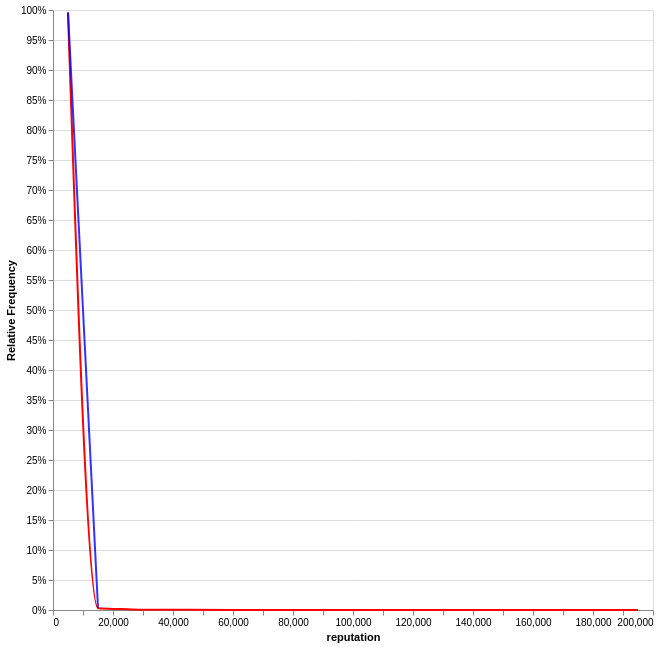

This figure's Vega-Lite source:
### Vega-Lite specification from a JSON file in a GitHub repository (floating-point values rounded to 4 significant figures; data arrays with more than 128 entries replaced by an {"elided": "..."} marker saying what was removed)
{"$schema": "https://vega.github.io/schema/vega-lite/v5.json", "data": {"values": {"elided": "9518 records"}}, "width": 600, "height": 600, "layer": [{"transform": [{"filter": "datum.tag == 'wordpress' "}, {"bin": {"anchor": 0, "step": 10000}, "field": "reputation", "as": "bin_value"}, {"aggregate": [{"op": "count", "as": "Count"}], "groupby": ["bin_value", "bin_value_end"]}, {"joinaggregate": [{"op": "sum", "field": "Count", "as": "TotalCount"}]}, {"calculate": "datum.Count/datum.TotalCount", "as": "PercentOfTotal"}], "mark": {"type": "line", "interpolate": "monotone"}, "encoding": {"x": {"title": "reputation", "field": "bin_value", "bin": {"binned": true, "step": 10000}}, "x2": {"field": "bin_value_end"}, "y": {"title": "Relative Frequency", "field": "PercentOfTotal", "type": "quantitative", "axis": {"format": ".1~%"}}, "color": {"value": "red"}}}, {"transform": [{"filter": "datum.tag == 'drupal' "}, {"bin": {"anchor": 0, "step": 10000}, "field": "reputation", "as": "bin_value"}, {"aggregate": [{"op": "count", "as": "Count"}], "groupby": ["bin_value", "bin_value_end"]}, {"joinaggregate": [{"op": "sum", "field": "Count", "as": "TotalCount"}]}, {"calculate": "datum.Count/datum.TotalCount", "as": "PercentOfTotal"}, {"calculate": "datum.Count/datum.TotalCount", "as": "PercentOfTotal"}], "mark": {"type": "line", "interpolate": "monotone"}, "encoding": {"x": {"title": "reputation", "field": "bin_value", "bin": {"binned": true}}, "x2": {"field": "bin_value_end"}, "y": {"title": "Relative Frequency", "field": "PercentOfTotal", "type": "quantitative", "axis": {"format": ".1~%"}}, "opacity": {"value": 0.8}, "stroke": {"value": "blue"}}}]}
